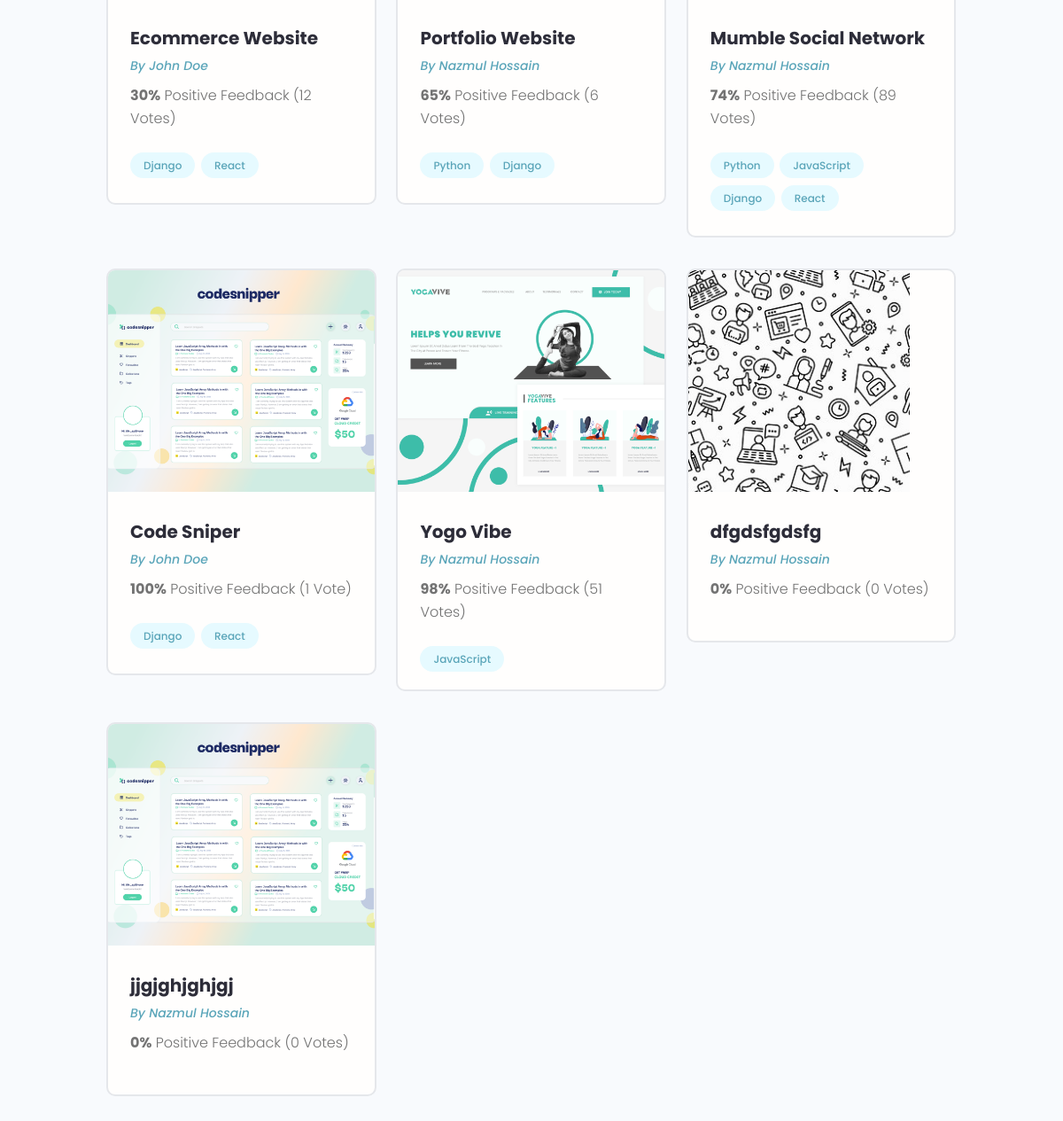
The page /projects/ (lower part) on the database as committed earlier.
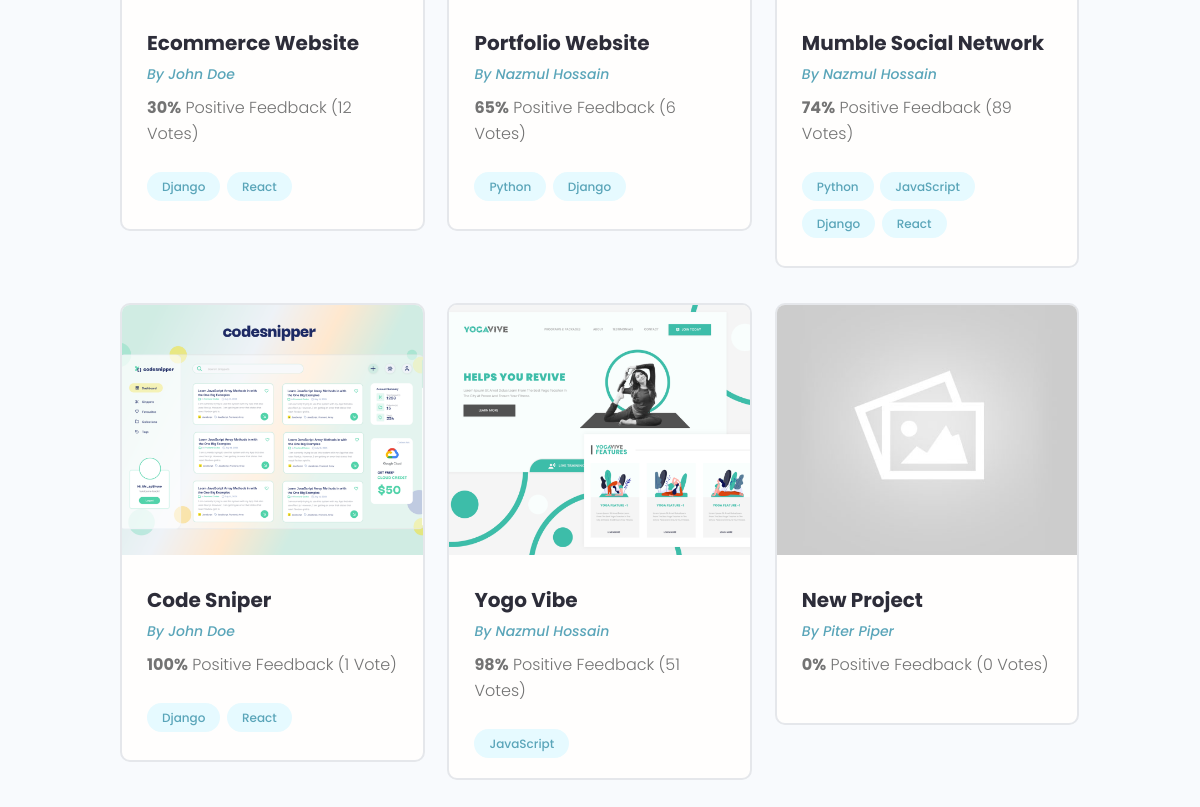
The same page on the database as committed later.
### projects/models.py (models this page shows, shortened)
class Project(models.Model):
    owner = models.ForeignKey(Profile, on_delete=models.SET_NULL, blank=True, null=True)
    title = models.CharField(max_length=200)
    description = models.TextField(null=True, blank=True)
    featured_image = models.ImageField(default='default.jpg', null=True, blank=True)
    demo_link = models.CharField(max_length=2000, null=True, blank=True)
    source_link = models.CharField(max_length=2000, null=True, blank=True)
    tags = models.ManyToManyField('Tag', blank=True)        # if the Tag class is under then need to set in 'Tags', if above jsut simply use Tag
    vote_total = models.IntegerField(default=0, null=True, blank=True)
    vote_ratio = models.IntegerField(default=0, null=True, blank=True)
    created = models.DateTimeField(auto_now_add=True)
    id = models.UUIDField(default=uuid.uuid4, unique=True, primary_key=True, editable=False)

class Tag(models.Model):
    name = models.CharField(max_length=200)
    created = models.DateTimeField(auto_now_add=True)
    id = models.UUIDField(default=uuid.uuid4, unique=True, primary_key=True, editable=False)

### user/models.py (models this page shows, shortened)
class Profile(models.Model):
    user = models.OneToOneField(User, on_delete=models.CASCADE, null=True, blank=True)
    username = models.CharField(max_length=200, null=True, blank=True)
    name = models.CharField(max_length=200, null=True, blank=True)
    email = models.EmailField(max_length=500, null=True, blank=True)
    short_intro = models.CharField(max_length=200, null=True, blank=True)
    bio = models.TextField(null=True, blank=True)
    profile_pic = models.ImageField(null=True, blank=True, upload_to='profile/', default='profile/user-default.png')
    location = models.CharField(max_length=200, null=True, blank=True)
    social_github = models.CharField(max_length=200, null=True, blank=True)
    social_twitter = models.CharField(max_length=200, null=True, blank=True)
    social_linkedin = models.CharField(max_length=200, null=True, blank=True)
    social_youtube = models.CharField(max_length=200, null=True, blank=True)
    social_facebook = models.CharField(max_length=200, null=True, blank=True)
    created = models.DateTimeField(auto_now_add=True)
    id = models.UUIDField(default=uuid.uuid4, unique=True, primary_key=True, editable=False)

### projects/views.py (the view)
# urls.py: path('projects/', include('projects.urls')),
def projects(request):
    projects = Project.objects.all()
    context = {'projects':projects}
    return render(request, 'projects/projects.html', context)

### projects/templates/projects/projects.html (shortened to what this page needs)
{% extends "main.html" %}
{% block content %}
{% load static %}
  <main class="projects">
    <section class="projectsList">
      <div class="container">
        <div class="grid grid--three">
        {% for project in projects %}
          <div class="column">
            <div class="card project">
              <a href="{% url 'project' project.id %}" class="project">
                <img class="project__thumbnail" src="{{project.featured_image.url}}" alt="project thumbnail" />
                <div class="card__body">
                  <h3 class="project__title">{{project.title}}</h3>
                  <p><a class="project__author" href="{% url 'user-profile' project.owner.id %}">By {{project.owner.name}}</a></p>
                  <p class="project--rating">
                    <span style="font-weight: bold;">{{project.vote_ratio}}%</span> Positive
                    Feedback ({{project.vote_total}} Vote{{project.vote_total|pluralize:"s"}})
                  </p>
                  <div class="project__tags">
                    {% for tag in project.tags.all %}
                    <span class="tag tag--pill tag--main">
                      <small>{{tag.name}}</small>
                    </span>
                    {% endfor %}
                  </div>
                </div>
              </a>
            </div>
          </div>
          {% endfor %}
        </div>
      </div>
    </section>
  </main>
{% endblock content %}

Rows that differ between the two databases and show on the page:
removed Project: featured_image (picture), title "dfgdsfgdsfg", owner.name "Nazmul Hossain", vote_ratio "0", vote_total "0"
removed Project: featured_image (picture), title "jjgjghjghjgj", owner.name "Nazmul Hossain", vote_ratio "0", vote_total "0"
added Project: featured_image (placeholder picture), title "New Project", owner.name "Piter Piper", vote_ratio "0", vote_total "0"
